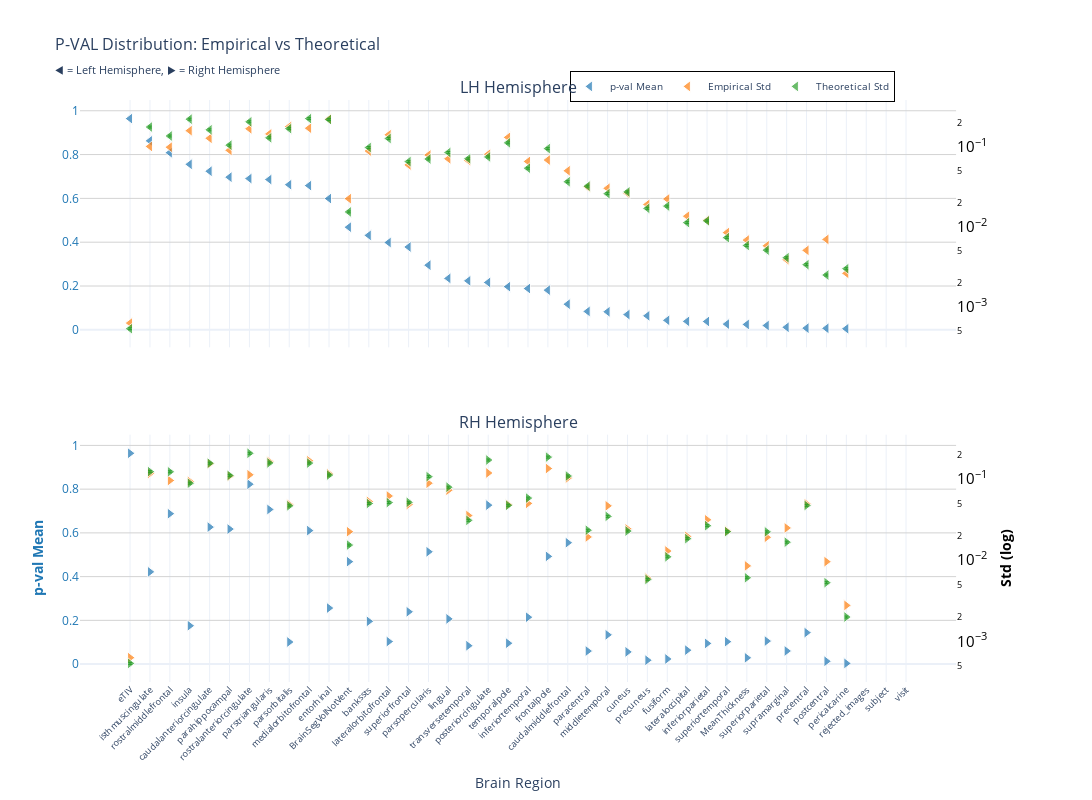
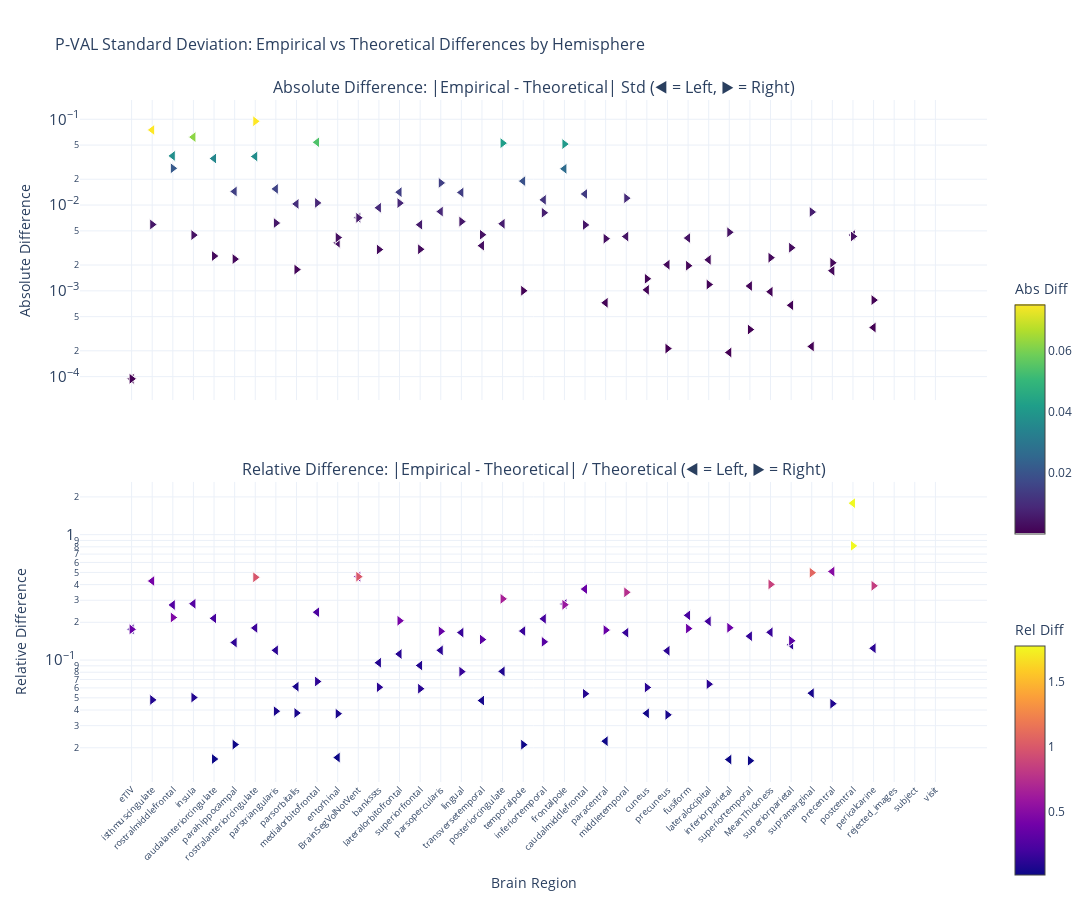

Source (notebook cell) for these figures, in order:
### Markdown cell above
### p-value

### Code cell
nu_nav = df_navr[(df_navr["timepoint"] == "baseline") & (df_navr["group"] == "HC-PD")]
data_path = stats_dir / f"partial_correlation_baseline_{METRIC}.parquet"
df, stats = get_test_stats(
    data_path, stat_functions_F, nu_nav, hemisphere=True, study="baseline"
)
show_figure(stats, hemisphere=True, stat_name="p-val", study="baseline", metric=METRIC)

### Figure 1 — Plotly figure (JSON) as saved in the notebook; plotly's stock layout.template omitted (floating-point values rounded to 4 significant figures)
{"data": [{"hovertemplate": "<b>%{x}</b><br>Mean p-val: %{y:.2f}<br><extra></extra>", "legendgroup": "mean", "marker": {"color": "#1f77b4", "line": {"color": "white", "width": 1}, "opacity": 0.7, "size": 10, "symbol": "triangle-left"}, "mode": "markers", "name": "p-val Mean", "showlegend": true, "type": "scatter", "x": ["eTIV", "isthmuscingulate", "rostralmiddlefrontal", "insula", "caudalanteriorcingulate", "parahippocampal", "rostralanteriorcingulate", "parstriangularis", "parsorbitalis", "medialorbitofrontal", "entorhinal", "BrainSegVolNotVent", "bankssts", "lateralorbitofrontal", "superiorfrontal", "parsopercularis", "lingual", "transversetemporal", "posteriorcingulate", "temporalpole", "inferiortemporal", "frontalpole", "caudalmiddlefrontal", "paracentral", "middletemporal", "cuneus", "precuneus", "fusiform", "lateraloccipital", "inferiorparietal", "superiortemporal", "MeanThickness", "superiorparietal", "supramarginal", "precentral", "postcentral", "pericalcarine", "rejected_images", "subject", "visit"], "xaxis": "x", "y": [0.9641, 0.8626, 0.8084, 0.7556, 0.724, 0.6969, 0.6904, 0.6859, 0.6625, 0.6584, 0.5992, 0.4685, 0.4312, 0.3985, 0.3781, 0.2952, 0.2349, 0.2237, 0.2164, 0.197, 0.1885, 0.1812, 0.1171, 0.08417, 0.08245, 0.06961, 0.06387, 0.04332, 0.03864, 0.0381, 0.02615, 0.02469, 0.01976, 0.01173, 0.007721, 0.006908, 0.005039, NaN, NaN, NaN], "yaxis": "y"}, {"hovertemplate": "<b>%{x}</b><br>Empirical Std: %{y:.3f}<br><extra></extra>", "legendgroup": "empirical", "marker": {"color": "#ff7f0e", "line": {"color": "white", "width": 1}, "opacity": 0.7, "size": 10, "symbol": "triangle-left"}, "mode": "markers", "name": "Empirical Std", "showlegend": true, "type": "scatter", "x": ["eTIV", "isthmuscingulate", "rostralmiddlefrontal", "insula", "caudalanteriorcingulate", "parahippocampal", "rostralanteriorcingulate", "parstriangularis", "parsorbitalis", "medialorbitofrontal", "entorhinal", "BrainSegVolNotVent", "bankssts", "lateralorbitofrontal", "superiorfrontal", "parsopercularis", "lingual", "transversetemporal", "posteriorcingulate", "temporalpole", "inferiortemporal", "frontalpole", "caudalmiddlefrontal", "paracentral", "middletemporal", "cuneus", "precuneus", "fusiform", "lateraloccipital", "inferiorparietal", "superiortemporal", "MeanThickness", "superiorparietal", "supramarginal", "precentral", "postcentral", "pericalcarine", "rejected_images", "subject", "visit"], "xaxis": "x", "y": [0.0006305, 0.1007, 0.09854, 0.1583, 0.1272, 0.09004, 0.1673, 0.1443, 0.1781, 0.1699, 0.2215, 0.02246, 0.0883, 0.1406, 0.05922, 0.07858, 0.07063, 0.06729, 0.08049, 0.1306, 0.0654, 0.06808, 0.05002, 0.03144, 0.03024, 0.02626, 0.01902, 0.02227, 0.01358, 0.01208, 0.008476, 0.00684, 0.005803, 0.003899, 0.005093, 0.006974, 0.002633, NaN, NaN, NaN], "yaxis": "y2"}, {"error_y": {"array": [1.502e-05, 0.004923, 0.003809, 0.006171, 0.004542, 0.002927, 0.005718, 0.003611, 0.004702, 0.00627, 0.006104, 0.0004302, 0.002734, 0.003544, 0.001825, 0.001967, 0.002372, 0.00198, 0.002086, 0.003125, 0.00151, 0.002649, 0.001024, 0.0009013, 0.000727, 0.0007644, 0.0004764, 0.0005083, 0.0003162, 0.000333, 0.0002056, 0.0001643, 0.0001436, 0.0001155, 9.458e-05, 7.022e-05, 8.424e-05, NaN, NaN, NaN], "arrayminus": [1.461e-05, 0.004787, 0.003703, 0.006, 0.004416, 0.002846, 0.00556, 0.003511, 0.004572, 0.006096, 0.005934, 0.0004183, 0.002659, 0.003446, 0.001774, 0.001912, 0.002306, 0.001925, 0.002028, 0.003039, 0.001468, 0.002575, 0.0009959, 0.0008764, 0.0007068, 0.0007432, 0.0004632, 0.0004942, 0.0003074, 0.0003238, 0.0001999, 0.0001597, 0.0001396, 0.0001123, 9.196e-05, 6.827e-05, 8.191e-05, NaN, NaN, NaN], "color": "#2ca02c", "thickness": 1, "type": "data", "visible": true, "width": 2}, "hovertemplate": "<b>%{x}</b><br>Theoretical Std: %{y:.3f}<br><extra></extra>", "legendgroup": "theoretical", "marker": {"color": "#2ca02c", "line": {"color": "white", "width": 1}, "opacity": 0.7, "size": 10, "symbol": "triangle-left"}, "mode": "markers", "name": "Theoretical Std", "showlegend": true, "type": "scatter", "x": ["eTIV", "isthmuscingulate", "rostralmiddlefrontal", "insula", "caudalanteriorcingulate", "parahippocampal", "rostralanteriorcingulate", "parstriangularis", "parsorbitalis", "medialorbitofrontal", "entorhinal", "BrainSegVolNotVent", "bankssts", "lateralorbitofrontal", "superiorfrontal", "parsopercularis", "lingual", "transversetemporal", "posteriorcingulate", "temporalpole", "inferiortemporal", "frontalpole", "caudalmiddlefrontal", "paracentral", "middletemporal", "cuneus", "precuneus", "fusiform", "lateraloccipital", "inferiorparietal", "superiortemporal", "MeanThickness", "superiorparietal", "supramarginal", "precentral", "postcentral", "pericalcarine", "rejected_images", "subject", "visit"], "xaxis": "x", "y": [0.0005362, 0.1757, 0.1359, 0.2203, 0.1621, 0.1045, 0.2041, 0.1289, 0.1678, 0.2238, 0.2178, 0.01535, 0.0976, 0.1265, 0.06512, 0.07019, 0.08465, 0.07065, 0.07444, 0.1116, 0.0539, 0.09454, 0.03656, 0.03217, 0.02595, 0.02728, 0.017, 0.01814, 0.01129, 0.01189, 0.007338, 0.005863, 0.005124, 0.004124, 0.003376, 0.002506, 0.003007, NaN, NaN, NaN], "yaxis": "y2"}, {"hovertemplate": "<b>%{x}</b><br>Mean p-val: %{y:.2f}<br><extra></extra>", "legendgroup": "mean", "marker": {"color": "#1f77b4", "line": {"color": "white", "width": 1}, "opacity": 0.7, "size": 10, "symbol": "triangle-right"}, "mode": "markers", "name": "p-val Mean", "showlegend": false, "type": "scatter", "x": ["eTIV", "rostralanteriorcingulate", "posteriorcingulate", "parstriangularis", "rostralmiddlefrontal", "caudalanteriorcingulate", "parahippocampal", "medialorbitofrontal", "caudalmiddlefrontal", "parsopercularis", "frontalpole", "BrainSegVolNotVent", "isthmuscingulate", "entorhinal", "superiorfrontal", "inferiortemporal", "lingual", "bankssts", "insula", "precentral", "middletemporal", "superiorparietal", "lateralorbitofrontal", "superiortemporal", "parsorbitalis", "temporalpole", "inferiorparietal", "transversetemporal", "lateraloccipital", "supramarginal", "paracentral", "cuneus", "MeanThickness", "fusiform", "precuneus", "postcentral", "pericalcarine", "rejected_images", "subject", "visit"], "xaxis": "x2", "y": [0.9641, 0.8227, 0.7269, 0.7071, 0.6879, 0.6264, 0.6175, 0.6104, 0.5551, 0.5136, 0.4926, 0.4685, 0.4218, 0.2563, 0.2393, 0.2145, 0.2068, 0.1954, 0.1756, 0.144, 0.1338, 0.1053, 0.103, 0.1025, 0.1011, 0.09557, 0.09467, 0.08404, 0.0638, 0.06001, 0.05972, 0.05588, 0.02875, 0.02343, 0.01782, 0.01302, 0.003321, NaN, NaN, NaN], "yaxis": "y3"}, {"hovertemplate": "<b>%{x}</b><br>Empirical Std: %{y:.3f}<br><extra></extra>", "legendgroup": "empirical", "marker": {"color": "#ff7f0e", "line": {"color": "white", "width": 1}, "opacity": 0.7, "size": 10, "symbol": "triangle-right"}, "mode": "markers", "name": "Empirical Std", "showlegend": false, "type": "scatter", "x": ["eTIV", "rostralanteriorcingulate", "posteriorcingulate", "parstriangularis", "rostralmiddlefrontal", "caudalanteriorcingulate", "parahippocampal", "medialorbitofrontal", "caudalmiddlefrontal", "parsopercularis", "frontalpole", "BrainSegVolNotVent", "isthmuscingulate", "entorhinal", "superiorfrontal", "inferiortemporal", "lingual", "bankssts", "insula", "precentral", "middletemporal", "superiorparietal", "lateralorbitofrontal", "superiortemporal", "parsorbitalis", "temporalpole", "inferiorparietal", "transversetemporal", "lateraloccipital", "supramarginal", "paracentral", "cuneus", "MeanThickness", "fusiform", "precuneus", "postcentral", "pericalcarine", "rejected_images", "subject", "visit"], "xaxis": "x2", "y": [0.0006305, 0.1126, 0.1186, 0.1639, 0.09584, 0.1539, 0.1083, 0.1675, 0.1029, 0.08882, 0.1346, 0.02246, 0.1173, 0.1159, 0.04856, 0.05006, 0.07286, 0.05292, 0.0933, 0.04937, 0.0467, 0.01914, 0.06174, 0.02281, 0.04854, 0.04839, 0.03142, 0.03545, 0.01961, 0.02497, 0.01933, 0.02424, 0.008509, 0.01297, 0.006012, 0.009597, 0.002776, NaN, NaN, NaN], "yaxis": "y4"}, {"error_y": {"array": [1.502e-05, 0.005811, 0.004798, 0.004418, 0.003436, 0.004384, 0.0031, 0.004397, 0.003048, 0.002996, 0.00521, 0.0004302, 0.003451, 0.003131, 0.001446, 0.00163, 0.002221, 0.001398, 0.002489, 0.001324, 0.0009713, 0.0006255, 0.001435, 0.0006292, 0.00131, 0.001328, 0.0007455, 0.000867, 0.0005163, 0.0004672, 0.0006553, 0.0006404, 0.0001701, 0.0003083, 0.0001625, 0.0001482, 5.593e-05, NaN, NaN, NaN], "arrayminus": [1.461e-05, 0.00565, 0.004665, 0.004296, 0.003341, 0.004263, 0.003014, 0.004276, 0.002964, 0.002913, 0.005066, 0.0004183, 0.003356, 0.003045, 0.001406, 0.001585, 0.00216, 0.001359, 0.00242, 0.001287, 0.0009444, 0.0006082, 0.001395, 0.0006118, 0.001274, 0.001291, 0.0007248, 0.000843, 0.000502, 0.0004542, 0.0006372, 0.0006227, 0.0001654, 0.0002998, 0.000158, 0.0001441, 5.438e-05, NaN, NaN, NaN], "color": "#2ca02c", "thickness": 1, "type": "data", "visible": true, "width": 2}, "hovertemplate": "<b>%{x}</b><br>Theoretical Std: %{y:.3f}<br><extra></extra>", "legendgroup": "theoretical", "marker": {"color": "#2ca02c", "line": {"color": "white", "width": 1}, "opacity": 0.7, "size": 10, "symbol": "triangle-right"}, "mode": "markers", "name": "Theoretical Std", "showlegend": false, "type": "scatter", "x": ["eTIV", "rostralanteriorcingulate", "posteriorcingulate", "parstriangularis", "rostralmiddlefrontal", "caudalanteriorcingulate", "parahippocampal", "medialorbitofrontal", "caudalmiddlefrontal", "parsopercularis", "frontalpole", "BrainSegVolNotVent", "isthmuscingulate", "entorhinal", "superiorfrontal", "inferiortemporal", "lingual", "bankssts", "insula", "precentral", "middletemporal", "superiorparietal", "lateralorbitofrontal", "superiortemporal", "parsorbitalis", "temporalpole", "inferiorparietal", "transversetemporal", "lateraloccipital", "supramarginal", "paracentral", "cuneus", "MeanThickness", "fusiform", "precuneus", "postcentral", "pericalcarine", "rejected_images", "subject", "visit"], "xaxis": "x2", "y": [0.0005362, 0.2074, 0.1712, 0.1577, 0.1226, 0.1565, 0.1106, 0.157, 0.1088, 0.1069, 0.186, 0.01535, 0.1232, 0.1118, 0.05161, 0.05819, 0.07928, 0.04989, 0.08883, 0.04725, 0.03467, 0.02233, 0.0512, 0.02246, 0.04677, 0.04739, 0.02661, 0.03094, 0.01843, 0.01667, 0.02339, 0.02286, 0.006073, 0.011, 0.0058, 0.005289, 0.001996, NaN, NaN, NaN], "yaxis": "y4"}], "layout": {"annotations": [{"font": {"size": 16}, "showarrow": false, "text": "LH Hemisphere", "x": 0.47, "xanchor": "center", "xref": "paper", "y": 1, "yanchor": "bottom", "yref": "paper"}, {"font": {"size": 16}, "showarrow": false, "text": "RH Hemisphere", "x": 0.47, "xanchor": "center", "xref": "paper", "y": 0.425, "yanchor": "bottom", "yref": "paper"}], "height": 800, "hovermode": "x", "legend": {"bgcolor": "rgba(255, 255, 255, 0.9)", "bordercolor": "black", "borderwidth": 1, "font": {"size": 10}, "orientation": "h", "x": 0.7, "xanchor": "center", "y": 1.05}, "title": {"font": {"size": 16}, "text": "P-VAL Distribution: Empirical vs Theoretical<br><sub>◀ = Left Hemisphere, ▶ = Right Hemisphere</sub>"}, "width": 1400, "xaxis": {"anchor": "y", "domain": [0, 0.94], "matches": "x2", "showticklabels": false}, "xaxis2": {"anchor": "y3", "domain": [0, 0.94], "tickangle": -45, "tickfont": {"size": 9}, "title": {"text": "Brain Region"}}, "yaxis": {"anchor": "x", "domain": [0.575, 1], "gridcolor": "lightgray", "showgrid": true, "tickfont": {"color": "#1f77b4"}, "title": {"font": {"color": "#1f77b4"}, "text": ""}}, "yaxis2": {"anchor": "x", "exponentformat": "power", "overlaying": "y", "showgrid": false, "side": "right", "tickfont": {"color": "black"}, "title": {"font": {"color": "black"}, "text": ""}, "type": "log"}, "yaxis3": {"anchor": "x2", "domain": [0, 0.425], "gridcolor": "lightgray", "showgrid": true, "tickfont": {"color": "#1f77b4"}, "title": {"font": {"color": "#1f77b4"}, "text": "<b>p-val Mean</b>"}}, "yaxis4": {"anchor": "x2", "exponentformat": "power", "overlaying": "y3", "showgrid": false, "side": "right", "tickfont": {"color": "black"}, "title": {"font": {"color": "black"}, "text": "<b>Std (log)</b>"}, "type": "log"}}}

### Figure 2 — Plotly figure (JSON) as saved in the notebook; plotly's stock layout.template omitted (floating-point values rounded to 4 significant figures)
{"data": [{"hovertemplate": "<b>%{x}</b><br>Hemisphere: %{text}<br>Abs Diff: %{y:.4f}<br><extra></extra>", "legendgroup": "abs_lh", "marker": {"color": [9.429e-05, 0.07506, 0.0374, 0.06196, 0.03487, 0.01442, 0.03682, 0.01543, 0.01031, 0.05391, 0.003638, 0.007102, 0.0093, 0.01414, 0.0059, 0.008395, 0.01402, 0.003361, 0.00605, 0.01901, 0.0115, 0.02646, 0.01346, 0.000726, 0.004293, 0.001027, 0.002018, 0.004125, 0.002299, 0.0001913, 0.001138, 0.0009767, 0.0006786, 0.0002247, 0.001717, 0.004468, 0.0003734, NaN, NaN, NaN], "colorbar": {"len": 0.4, "title": {"text": "Abs Diff"}, "y": 0.75, "yanchor": "top"}, "colorscale": [[0, "#440154"], [0.1111, "#482878"], [0.2222, "#3e4989"], [0.3333, "#31688e"], [0.4444, "#26828e"], [0.5556, "#1f9e89"], [0.6667, "#35b779"], [0.7778, "#6ece58"], [0.8889, "#b5de2b"], [1, "#fde725"]], "line": {"color": "white", "width": 1}, "showscale": true, "size": 10, "symbol": "triangle-left"}, "mode": "markers", "name": "Absolute (lh)", "showlegend": false, "text": ["lh", "lh", "lh", "lh", "lh", "lh", "lh", "lh", "lh", "lh", "lh", "lh", "lh", "lh", "lh", "lh", "lh", "lh", "lh", "lh", "lh", "lh", "lh", "lh", "lh", "lh", "lh", "lh", "lh", "lh", "lh", "lh", "lh", "lh", "lh", "lh", "lh", "lh", "lh", "lh"], "type": "scatter", "x": ["eTIV", "isthmuscingulate", "rostralmiddlefrontal", "insula", "caudalanteriorcingulate", "parahippocampal", "rostralanteriorcingulate", "parstriangularis", "parsorbitalis", "medialorbitofrontal", "entorhinal", "BrainSegVolNotVent", "bankssts", "lateralorbitofrontal", "superiorfrontal", "parsopercularis", "lingual", "transversetemporal", "posteriorcingulate", "temporalpole", "inferiortemporal", "frontalpole", "caudalmiddlefrontal", "paracentral", "middletemporal", "cuneus", "precuneus", "fusiform", "lateraloccipital", "inferiorparietal", "superiortemporal", "MeanThickness", "superiorparietal", "supramarginal", "precentral", "postcentral", "pericalcarine", "rejected_images", "subject", "visit"], "xaxis": "x", "y": [9.429e-05, 0.07506, 0.0374, 0.06196, 0.03487, 0.01442, 0.03682, 0.01543, 0.01031, 0.05391, 0.003638, 0.007102, 0.0093, 0.01414, 0.0059, 0.008395, 0.01402, 0.003361, 0.00605, 0.01901, 0.0115, 0.02646, 0.01346, 0.000726, 0.004293, 0.001027, 0.002018, 0.004125, 0.002299, 0.0001913, 0.001138, 0.0009767, 0.0006786, 0.0002247, 0.001717, 0.004468, 0.0003734, NaN, NaN, NaN], "yaxis": "y"}, {"hovertemplate": "<b>%{x}</b><br>Hemisphere: %{text}<br>Rel Diff: %{y:.2%}<br><extra></extra>", "legendgroup": "rel_lh", "marker": {"color": [0.1758, 0.4272, 0.2751, 0.2813, 0.2151, 0.138, 0.1804, 0.1197, 0.06141, 0.2409, 0.0167, 0.4625, 0.09529, 0.1118, 0.0906, 0.1196, 0.1657, 0.04756, 0.08128, 0.1704, 0.2133, 0.2799, 0.3682, 0.02257, 0.1655, 0.03764, 0.1187, 0.2274, 0.2037, 0.0161, 0.1551, 0.1666, 0.1324, 0.0545, 0.5086, 1.783, 0.1242, NaN, NaN, NaN], "colorbar": {"len": 0.4, "title": {"text": "Rel Diff"}, "y": 0.25, "yanchor": "top"}, "colorscale": [[0, "#0d0887"], [0.1111, "#46039f"], [0.2222, "#7201a8"], [0.3333, "#9c179e"], [0.4444, "#bd3786"], [0.5556, "#d8576b"], [0.6667, "#ed7953"], [0.7778, "#fb9f3a"], [0.8889, "#fdca26"], [1, "#f0f921"]], "line": {"color": "white", "width": 1}, "showscale": true, "size": 10, "symbol": "triangle-left"}, "mode": "markers", "name": "Relative (lh)", "showlegend": false, "text": ["lh", "lh", "lh", "lh", "lh", "lh", "lh", "lh", "lh", "lh", "lh", "lh", "lh", "lh", "lh", "lh", "lh", "lh", "lh", "lh", "lh", "lh", "lh", "lh", "lh", "lh", "lh", "lh", "lh", "lh", "lh", "lh", "lh", "lh", "lh", "lh", "lh", "lh", "lh", "lh"], "type": "scatter", "x": ["eTIV", "isthmuscingulate", "rostralmiddlefrontal", "insula", "caudalanteriorcingulate", "parahippocampal", "rostralanteriorcingulate", "parstriangularis", "parsorbitalis", "medialorbitofrontal", "entorhinal", "BrainSegVolNotVent", "bankssts", "lateralorbitofrontal", "superiorfrontal", "parsopercularis", "lingual", "transversetemporal", "posteriorcingulate", "temporalpole", "inferiortemporal", "frontalpole", "caudalmiddlefrontal", "paracentral", "middletemporal", "cuneus", "precuneus", "fusiform", "lateraloccipital", "inferiorparietal", "superiortemporal", "MeanThickness", "superiorparietal", "supramarginal", "precentral", "postcentral", "pericalcarine", "rejected_images", "subject", "visit"], "xaxis": "x2", "y": [0.1758, 0.4272, 0.2751, 0.2813, 0.2151, 0.138, 0.1804, 0.1197, 0.06141, 0.2409, 0.0167, 0.4625, 0.09529, 0.1118, 0.0906, 0.1196, 0.1657, 0.04756, 0.08128, 0.1704, 0.2133, 0.2799, 0.3682, 0.02257, 0.1655, 0.03764, 0.1187, 0.2274, 0.2037, 0.0161, 0.1551, 0.1666, 0.1324, 0.0545, 0.5086, 1.783, 0.1242, NaN, NaN, NaN], "yaxis": "y2"}, {"hovertemplate": "<b>%{x}</b><br>Hemisphere: %{text}<br>Abs Diff: %{y:.4f}<br><extra></extra>", "legendgroup": "abs_rh", "marker": {"color": [9.429e-05, 0.0948, 0.05269, 0.00617, 0.0268, 0.002544, 0.002346, 0.01059, 0.005864, 0.01813, 0.05136, 0.007102, 0.005932, 0.004178, 0.003052, 0.008134, 0.006413, 0.003031, 0.004466, 0.002122, 0.01203, 0.003183, 0.01054, 0.0003538, 0.001771, 0.001003, 0.004818, 0.00451, 0.001184, 0.008297, 0.004056, 0.001383, 0.002437, 0.001963, 0.0002123, 0.004308, 0.0007804, NaN, NaN, NaN], "colorbar": {"len": 0.4, "title": {"text": "Abs Diff"}, "y": 0.75, "yanchor": "top"}, "colorscale": [[0, "#440154"], [0.1111, "#482878"], [0.2222, "#3e4989"], [0.3333, "#31688e"], [0.4444, "#26828e"], [0.5556, "#1f9e89"], [0.6667, "#35b779"], [0.7778, "#6ece58"], [0.8889, "#b5de2b"], [1, "#fde725"]], "line": {"color": "white", "width": 1}, "showscale": false, "size": 10, "symbol": "triangle-right"}, "mode": "markers", "name": "Absolute (rh)", "showlegend": false, "text": ["rh", "rh", "rh", "rh", "rh", "rh", "rh", "rh", "rh", "rh", "rh", "rh", "rh", "rh", "rh", "rh", "rh", "rh", "rh", "rh", "rh", "rh", "rh", "rh", "rh", "rh", "rh", "rh", "rh", "rh", "rh", "rh", "rh", "rh", "rh", "rh", "rh", "rh", "rh", "rh"], "type": "scatter", "x": ["eTIV", "rostralanteriorcingulate", "posteriorcingulate", "parstriangularis", "rostralmiddlefrontal", "caudalanteriorcingulate", "parahippocampal", "medialorbitofrontal", "caudalmiddlefrontal", "parsopercularis", "frontalpole", "BrainSegVolNotVent", "isthmuscingulate", "entorhinal", "superiorfrontal", "inferiortemporal", "lingual", "bankssts", "insula", "precentral", "middletemporal", "superiorparietal", "lateralorbitofrontal", "superiortemporal", "parsorbitalis", "temporalpole", "inferiorparietal", "transversetemporal", "lateraloccipital", "supramarginal", "paracentral", "cuneus", "MeanThickness", "fusiform", "precuneus", "postcentral", "pericalcarine", "rejected_images", "subject", "visit"], "xaxis": "x", "y": [9.429e-05, 0.0948, 0.05269, 0.00617, 0.0268, 0.002544, 0.002346, 0.01059, 0.005864, 0.01813, 0.05136, 0.007102, 0.005932, 0.004178, 0.003052, 0.008134, 0.006413, 0.003031, 0.004466, 0.002122, 0.01203, 0.003183, 0.01054, 0.0003538, 0.001771, 0.001003, 0.004818, 0.00451, 0.001184, 0.008297, 0.004056, 0.001383, 0.002437, 0.001963, 0.0002123, 0.004308, 0.0007804, NaN, NaN, NaN], "yaxis": "y"}, {"hovertemplate": "<b>%{x}</b><br>Hemisphere: %{text}<br>Rel Diff: %{y:.2%}<br><extra></extra>", "legendgroup": "rel_rh", "marker": {"color": [0.1758, 0.4571, 0.3077, 0.03913, 0.2185, 0.01626, 0.0212, 0.06749, 0.05389, 0.1695, 0.2762, 0.4625, 0.04816, 0.03738, 0.05913, 0.1398, 0.08089, 0.06074, 0.05027, 0.04491, 0.347, 0.1426, 0.2059, 0.01576, 0.03786, 0.02116, 0.1811, 0.1458, 0.06426, 0.4976, 0.1734, 0.06049, 0.4012, 0.1784, 0.03661, 0.8144, 0.391, NaN, NaN, NaN], "colorbar": {"len": 0.4, "title": {"text": "Rel Diff"}, "y": 0.25, "yanchor": "top"}, "colorscale": [[0, "#0d0887"], [0.1111, "#46039f"], [0.2222, "#7201a8"], [0.3333, "#9c179e"], [0.4444, "#bd3786"], [0.5556, "#d8576b"], [0.6667, "#ed7953"], [0.7778, "#fb9f3a"], [0.8889, "#fdca26"], [1, "#f0f921"]], "line": {"color": "white", "width": 1}, "showscale": false, "size": 10, "symbol": "triangle-right"}, "mode": "markers", "name": "Relative (rh)", "showlegend": false, "text": ["rh", "rh", "rh", "rh", "rh", "rh", "rh", "rh", "rh", "rh", "rh", "rh", "rh", "rh", "rh", "rh", "rh", "rh", "rh", "rh", "rh", "rh", "rh", "rh", "rh", "rh", "rh", "rh", "rh", "rh", "rh", "rh", "rh", "rh", "rh", "rh", "rh", "rh", "rh", "rh"], "type": "scatter", "x": ["eTIV", "rostralanteriorcingulate", "posteriorcingulate", "parstriangularis", "rostralmiddlefrontal", "caudalanteriorcingulate", "parahippocampal", "medialorbitofrontal", "caudalmiddlefrontal", "parsopercularis", "frontalpole", "BrainSegVolNotVent", "isthmuscingulate", "entorhinal", "superiorfrontal", "inferiortemporal", "lingual", "bankssts", "insula", "precentral", "middletemporal", "superiorparietal", "lateralorbitofrontal", "superiortemporal", "parsorbitalis", "temporalpole", "inferiorparietal", "transversetemporal", "lateraloccipital", "supramarginal", "paracentral", "cuneus", "MeanThickness", "fusiform", "precuneus", "postcentral", "pericalcarine", "rejected_images", "subject", "visit"], "xaxis": "x2", "y": [0.1758, 0.4571, 0.3077, 0.03913, 0.2185, 0.01626, 0.0212, 0.06749, 0.05389, 0.1695, 0.2762, 0.4625, 0.04816, 0.03738, 0.05913, 0.1398, 0.08089, 0.06074, 0.05027, 0.04491, 0.347, 0.1426, 0.2059, 0.01576, 0.03786, 0.02116, 0.1811, 0.1458, 0.06426, 0.4976, 0.1734, 0.06049, 0.4012, 0.1784, 0.03661, 0.8144, 0.391, NaN, NaN, NaN], "yaxis": "y2"}], "layout": {"annotations": [{"font": {"size": 16}, "showarrow": false, "text": "Absolute Difference: |Empirical - Theoretical| Std (◀ = Left, ▶ = Right)", "x": 0.5, "xanchor": "center", "xref": "paper", "y": 1, "yanchor": "bottom", "yref": "paper"}, {"font": {"size": 16}, "showarrow": false, "text": "Relative Difference: |Empirical - Theoretical| / Theoretical (◀ = Left, ▶ = Right)", "x": 0.5, "xanchor": "center", "xref": "paper", "y": 0.44, "yanchor": "bottom", "yref": "paper"}], "height": 900, "hovermode": "x unified", "showlegend": false, "title": {"font": {"size": 16}, "text": "P-VAL Standard Deviation: Empirical vs Theoretical Differences by Hemisphere"}, "width": 1400, "xaxis": {"anchor": "y", "domain": [0, 1], "showticklabels": false}, "xaxis2": {"anchor": "y2", "domain": [0, 1], "tickangle": -45, "tickfont": {"size": 9}, "title": {"text": "Brain Region"}}, "yaxis": {"anchor": "x", "domain": [0.56, 1], "exponentformat": "power", "title": {"text": "Absolute Difference"}, "type": "log"}, "yaxis2": {"anchor": "x2", "domain": [0, 0.44], "exponentformat": "power", "title": {"text": "Relative Difference"}, "type": "log"}}}
